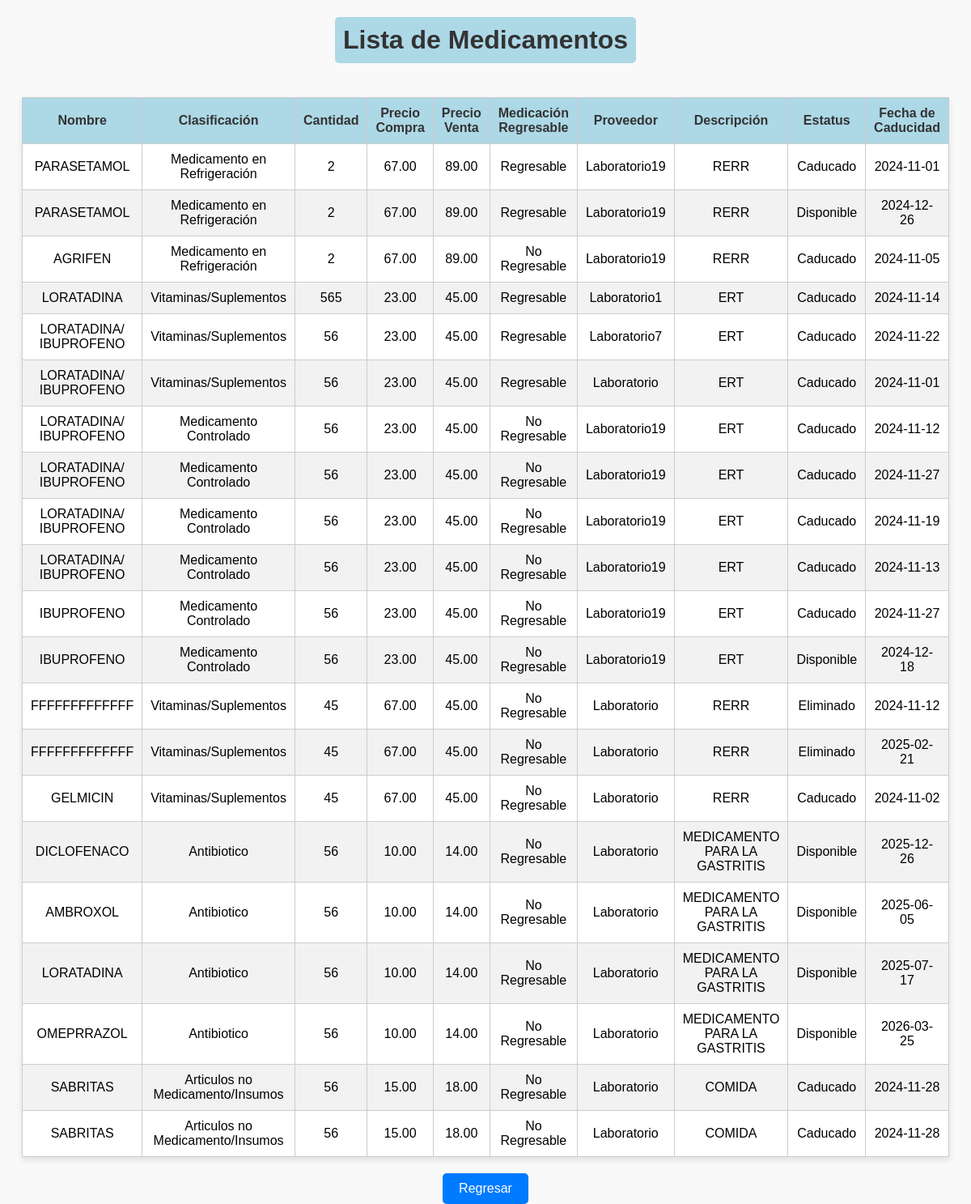
Page /src/Medicamentos.php on the committed database.
### tables this page shows
CREATE TABLE `Medicamento` (
  `idMedicamento` int NOT NULL,
  `Nombre` varchar(100) NOT NULL,
  `idClasificacion` int DEFAULT NULL,
  `Cantidad` int DEFAULT NULL,
  `PrecioCompra` decimal(10,2) NOT NULL,
  `PrecioVenta` decimal(10,2) NOT NULL,
  `idEliminacion` int DEFAULT NULL,
  `idProveedor` int DEFAULT NULL,
  `Descripcion` varchar(600) DEFAULT NULL,
  `Estatus` enum('Disponible','Vendido','Caducado','Eliminado') NOT NULL,
  `idSucursal` int DEFAULT NULL,
  `fechaCaducidad` date DEFAULT NULL,
  `DiasRestantes` int DEFAULT NULL,
  `EstadoCaducidad` varchar(50) DEFAULT NULL
);

CREATE TABLE `ClasificacionM` (
  `idClasificacion` int NOT NULL,
  `Tipo` enum('Antibiotico','Medicamento en Refrigeración','Vitaminas/Suplementos','Medicamento Controlado','Medicamento de Libre Venta','Articulos no Medicamento/Insumos') NOT NULL
);

CREATE TABLE `EliminacionMedicamento` (
  `idEliminacion` int NOT NULL,
  `MedRegresable` varchar(100) DEFAULT NULL,
  `Detalle` varchar(500) DEFAULT NULL
);

CREATE TABLE `Proveedores` (
  `idProveedor` int NOT NULL,
  `Nombre` varchar(100) NOT NULL,
  `Telefono` varchar(15) DEFAULT NULL,
  `Direccion` varchar(250) DEFAULT NULL,
  `estatus` enum('Activo','Inactivo') NOT NULL DEFAULT 'Activo'
);

### src/Medicamentos.php (the view, shortened to what this page needs)
<?php
$host = 'db';
$dbname = 'FARMACIA';
$username = 'user';
$password = 'user_password';
try {
    $pdo = new PDO("mysql:host=$host;dbname=$dbname;charset=utf8", $username, $password);
    $pdo->setAttribute(PDO::ATTR_ERRMODE, PDO::ERRMODE_EXCEPTION);
} catch (PDOException $e) {
    die("Error en la conexión: " . $e->getMessage());
}
function obtenerMedicamentos($pdo) {
    $query = "
        SELECT
            M.idMedicamento, M.Nombre, C.Tipo AS Clasificacion, M.Cantidad, M.PrecioCompra, M.PrecioVenta,
            E.MedRegresable, P.Nombre AS Proveedor, M.Descripcion, M.Estatus, M.fechaCaducidad
        FROM Medicamento M
        JOIN ClasificacionM C ON M.idClasificacion = C.idClasificacion
        JOIN EliminacionMedicamento E ON M.idEliminacion = E.idEliminacion
        JOIN Proveedores P ON M.idProveedor = P.idProveedor";
        $stmt = $pdo->prepare($query);
        $stmt->execute();
        return $stmt->fetchAll(PDO::FETCH_ASSOC);
}
$medicamentos = obtenerMedicamentos($pdo);
?>
<!DOCTYPE html>
<html lang="es">
<head>
    <link rel="stylesheet" type="text/css" href="styleListas.css">
</head>
<body>
<h1>Lista de Medicamentos</h1>
<table border="1">
    <thead>
        <tr>
            <th>Nombre</th>
            <th>Clasificación</th>
            <th>Cantidad</th>
            <th>Precio Compra</th>
            <th>Precio Venta</th>
            <th>Medicación Regresable</th>
            <th>Proveedor</th>
            <th>Descripción</th>
            <th>Estatus</th>
            <th>Fecha de Caducidad</th>
        </tr>
    </thead>
    <tbody>
        <?php foreach ($medicamentos as $medicamento): ?>
            <tr>
                <td><?php echo htmlspecialchars($medicamento['Nombre']); ?></td>
                <td><?php echo htmlspecialchars($medicamento['Clasificacion']); ?></td>
                <td><?php echo htmlspecialchars($medicamento['Cantidad']); ?></td>
                <td><?php echo htmlspecialchars($medicamento['PrecioCompra']); ?></td>
                <td><?php echo htmlspecialchars($medicamento['PrecioVenta']); ?></td>
                <td><?php echo htmlspecialchars($medicamento['MedRegresable']); ?></td>
                <td><?php echo htmlspecialchars($medicamento['Proveedor']); ?></td>
                <td><?php echo htmlspecialchars($medicamento['Descripcion']); ?></td>
                <td><?php echo htmlspecialchars($medicamento['Estatus']); ?></td>
                <td><?php echo htmlspecialchars($medicamento['fechaCaducidad']); ?></td>
            </tr>
        <?php endforeach; ?>
    </tbody>
</table>
    <button onclick="window.location.href='pagina_admin.html';">
        Regresar
    </button>
</body>
</html>

### src/styleListas.css (style rules this page uses)
h1 { text-align: center; background-color: #add8e6; padding: 10px; border-radius: 5px; font-family: Arial, sans-serif; color: #333; }
body { font-family: Arial, sans-serif; background-color: #f9f9f9; margin: 0; padding: 0; display: flex; flex-direction: column; align-items: center; }
table { border-collapse: collapse; width: 90%; margin: 20px auto; background-color: #fff; box-shadow: 0 4px 8px rgba(0, 0, 0, 0.1); text-align: center; }
th, td { border: 1px solid #ccc; padding: 10px; }
th { background-color: #add8e6; color: #333; font-weight: bold; }
tr:nth-child(even) { background-color: #f2f2f2; }
button { background-color: #007bff; color: white; padding: 10px 20px; border: none; border-radius: 5px; cursor: pointer; font-size: 16px; }

### rows in the picture
medicamento: Nombre "PARASETAMOL", idClasificacion.Tipo "Medicamento en Refrigeración", Cantidad "2", PrecioCompra "67.00", PrecioVenta "89.00", idEliminacion.MedRegresable "Regresable", idProveedor.Nombre "Laboratorio19", Descripcion "RERR", Estatus "Caducado", fechaCaducidad "2024-11-01"
medicamento: Nombre "PARASETAMOL", idClasificacion.Tipo "Medicamento en Refrigeración", Cantidad "2", PrecioCompra "67.00", PrecioVenta "89.00", idEliminacion.MedRegresable "Regresable", idProveedor.Nombre "Laboratorio19", Descripcion "RERR", Estatus "Disponible", fechaCaducidad "2024-12-26"
medicamento: Nombre "AGRIFEN", idClasificacion.Tipo "Medicamento en Refrigeración", Cantidad "2", PrecioCompra "67.00", PrecioVenta "89.00", idEliminacion.MedRegresable "No Regresable", idProveedor.Nombre "Laboratorio19", Descripcion "RERR", Estatus "Caducado", fechaCaducidad "2024-11-05"
medicamento: Nombre "LORATADINA", idClasificacion.Tipo "Vitaminas/Suplementos", Cantidad "565", PrecioCompra "23.00", PrecioVenta "45.00", idEliminacion.MedRegresable "Regresable", idProveedor.Nombre "Laboratorio1", Descripcion "ERT", Estatus "Caducado", fechaCaducidad "2024-11-14"
medicamento: Nombre "LORATADINA/ IBUPROFENO", idClasificacion.Tipo "Vitaminas/Suplementos", Cantidad "56", PrecioCompra "23.00", PrecioVenta "45.00", idEliminacion.MedRegresable "Regresable", idProveedor.Nombre "Laboratorio7", Descripcion "ERT", Estatus "Caducado", fechaCaducidad "2024-11-22"
medicamento: Nombre "LORATADINA/ IBUPROFENO", idClasificacion.Tipo "Vitaminas/Suplementos", Cantidad "56", PrecioCompra "23.00", PrecioVenta "45.00", idEliminacion.MedRegresable "Regresable", idProveedor.Nombre "Laboratorio", Descripcion "ERT", Estatus "Caducado", fechaCaducidad "2024-11-01"
medicamento: Nombre "LORATADINA/ IBUPROFENO", idClasificacion.Tipo "Medicamento Controlado", Cantidad "56", PrecioCompra "23.00", PrecioVenta "45.00", idEliminacion.MedRegresable "No Regresable", idProveedor.Nombre "Laboratorio19", Descripcion "ERT", Estatus "Caducado", fechaCaducidad "2024-11-12"
medicamento: Nombre "LORATADINA/ IBUPROFENO", idClasificacion.Tipo "Medicamento Controlado", Cantidad "56", PrecioCompra "23.00", PrecioVenta "45.00", idEliminacion.MedRegresable "No Regresable", idProveedor.Nombre "Laboratorio19", Descripcion "ERT", Estatus "Caducado", fechaCaducidad "2024-11-27"
medicamento: Nombre "LORATADINA/ IBUPROFENO", idClasificacion.Tipo "Medicamento Controlado", Cantidad "56", PrecioCompra "23.00", PrecioVenta "45.00", idEliminacion.MedRegresable "No Regresable", idProveedor.Nombre "Laboratorio19", Descripcion "ERT", Estatus "Caducado", fechaCaducidad "2024-11-19"
medicamento: Nombre "LORATADINA/ IBUPROFENO", idClasificacion.Tipo "Medicamento Controlado", Cantidad "56", PrecioCompra "23.00", PrecioVenta "45.00", idEliminacion.MedRegresable "No Regresable", idProveedor.Nombre "Laboratorio19", Descripcion "ERT", Estatus "Caducado", fechaCaducidad "2024-11-13"
medicamento: Nombre "IBUPROFENO", idClasificacion.Tipo "Medicamento Controlado", Cantidad "56", PrecioCompra "23.00", PrecioVenta "45.00", idEliminacion.MedRegresable "No Regresable", idProveedor.Nombre "Laboratorio19", Descripcion "ERT", Estatus "Caducado", fechaCaducidad "2024-11-27"
medicamento: Nombre "IBUPROFENO", idClasificacion.Tipo "Medicamento Controlado", Cantidad "56", PrecioCompra "23.00", PrecioVenta "45.00", idEliminacion.MedRegresable "No Regresable", idProveedor.Nombre "Laboratorio19", Descripcion "ERT", Estatus "Disponible", fechaCaducidad "2024-12-18"
medicamento: Nombre "FFFFFFFFFFFFF", idClasificacion.Tipo "Vitaminas/Suplementos", Cantidad "45", PrecioCompra "67.00", PrecioVenta "45.00", idEliminacion.MedRegresable "No Regresable", idProveedor.Nombre "Laboratorio", Descripcion "RERR", Estatus "Eliminado", fechaCaducidad "2024-11-12"
medicamento: Nombre "FFFFFFFFFFFFF", idClasificacion.Tipo "Vitaminas/Suplementos", Cantidad "45", PrecioCompra "67.00", PrecioVenta "45.00", idEliminacion.MedRegresable "No Regresable", idProveedor.Nombre "Laboratorio", Descripcion "RERR", Estatus "Eliminado", fechaCaducidad "2025-02-21"
medicamento: Nombre "GELMICIN", idClasificacion.Tipo "Vitaminas/Suplementos", Cantidad "45", PrecioCompra "67.00", PrecioVenta "45.00", idEliminacion.MedRegresable "No Regresable", idProveedor.Nombre "Laboratorio", Descripcion "RERR", Estatus "Caducado", fechaCaducidad "2024-11-02"
medicamento: Nombre "DICLOFENACO", idClasificacion.Tipo "Antibiotico", Cantidad "56", PrecioCompra "10.00", PrecioVenta "14.00", idEliminacion.MedRegresable "No Regresable", idProveedor.Nombre "Laboratorio", Descripcion "MEDICAMENTO PARA LA GASTRITIS", Estatus "Disponible", fechaCaducidad "2025-12-26"
medicamento: Nombre "AMBROXOL", idClasificacion.Tipo "Antibiotico", Cantidad "56", PrecioCompra "10.00", PrecioVenta "14.00", idEliminacion.MedRegresable "No Regresable", idProveedor.Nombre "Laboratorio", Descripcion "MEDICAMENTO PARA LA GASTRITIS", Estatus "Disponible", fechaCaducidad "2025-06-05"
medicamento: Nombre "LORATADINA", idClasificacion.Tipo "Antibiotico", Cantidad "56", PrecioCompra "10.00", PrecioVenta "14.00", idEliminacion.MedRegresable "No Regresable", idProveedor.Nombre "Laboratorio", Descripcion "MEDICAMENTO PARA LA GASTRITIS", Estatus "Disponible", fechaCaducidad "2025-07-17"
medicamento: Nombre "OMEPRRAZOL", idClasificacion.Tipo "Antibiotico", Cantidad "56", PrecioCompra "10.00", PrecioVenta "14.00", idEliminacion.MedRegresable "No Regresable", idProveedor.Nombre "Laboratorio", Descripcion "MEDICAMENTO PARA LA GASTRITIS", Estatus "Disponible", fechaCaducidad "2026-03-25"
medicamento: Nombre "SABRITAS", idClasificacion.Tipo "Articulos no Medicamento/Insumos", Cantidad "56", PrecioCompra "15.00", PrecioVenta "18.00", idEliminacion.MedRegresable "No Regresable", idProveedor.Nombre "Laboratorio", Descripcion "COMIDA", Estatus "Caducado", fechaCaducidad "2024-11-28"
medicamento: Nombre "SABRITAS", idClasificacion.Tipo "Articulos no Medicamento/Insumos", Cantidad "56", PrecioCompra "15.00", PrecioVenta "18.00", idEliminacion.MedRegresable "No Regresable", idProveedor.Nombre "Laboratorio", Descripcion "COMIDA", Estatus "Caducado", fechaCaducidad "2024-11-28"
